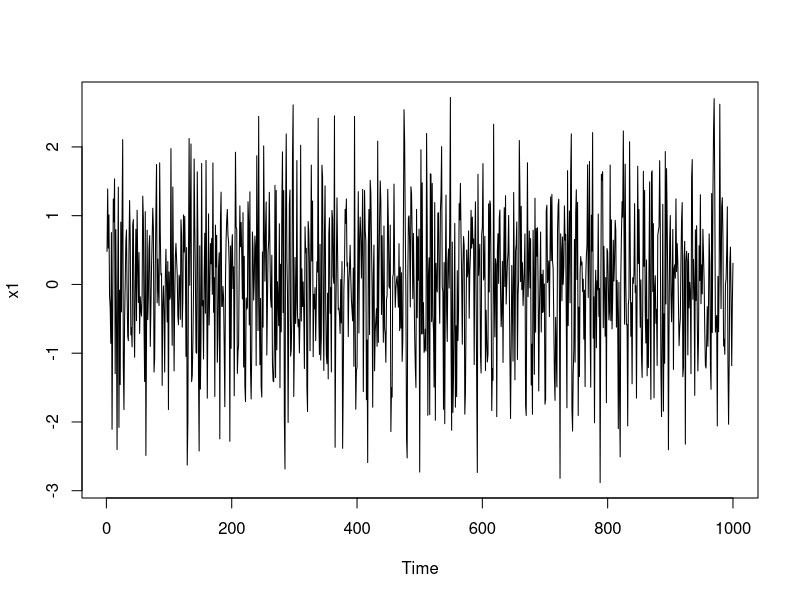
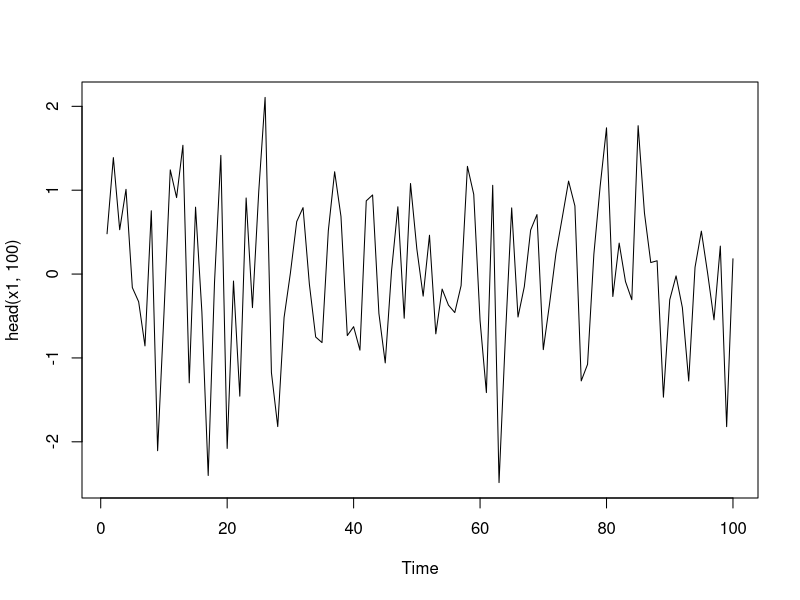
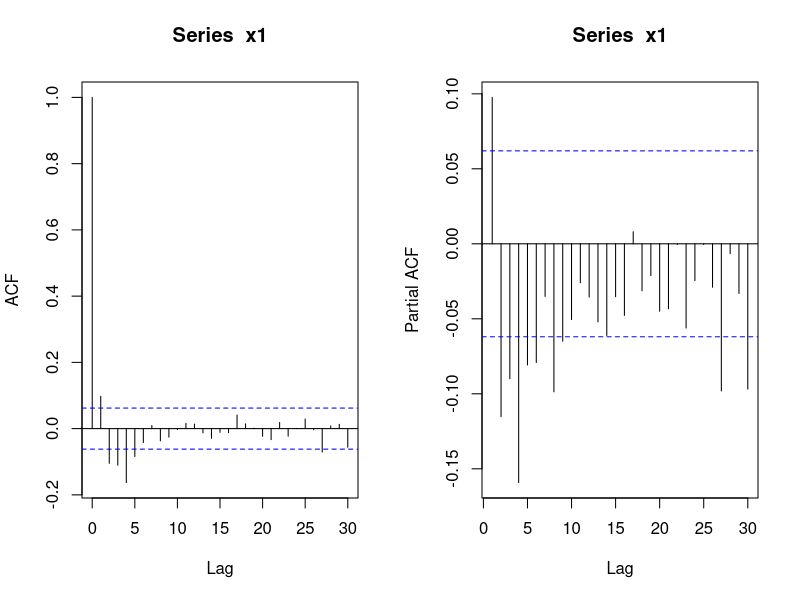
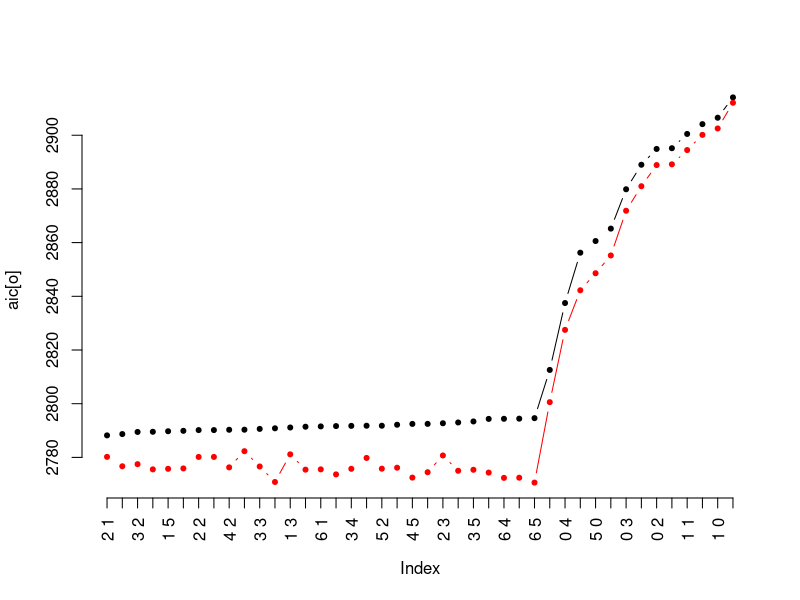
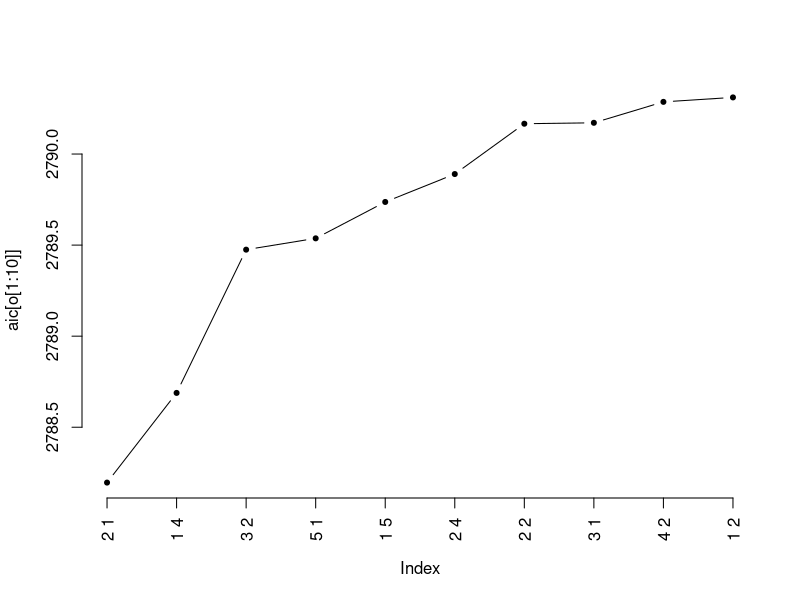
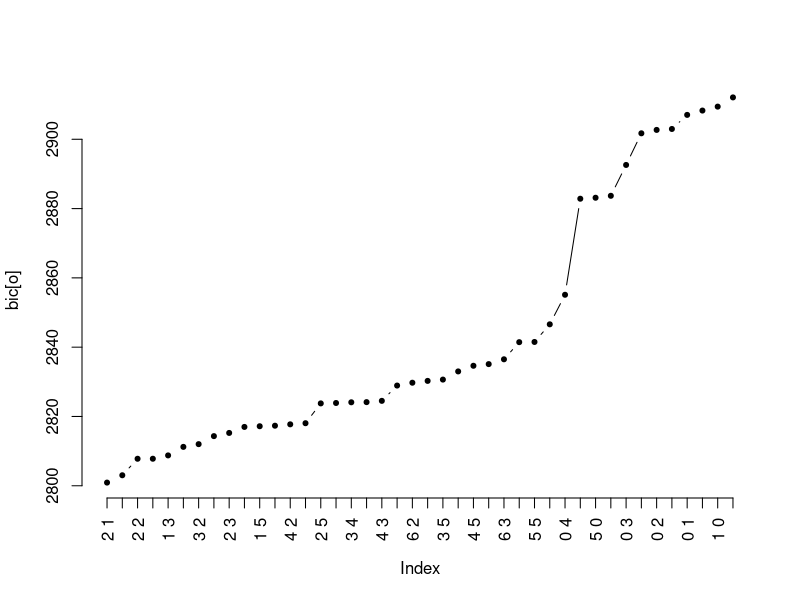
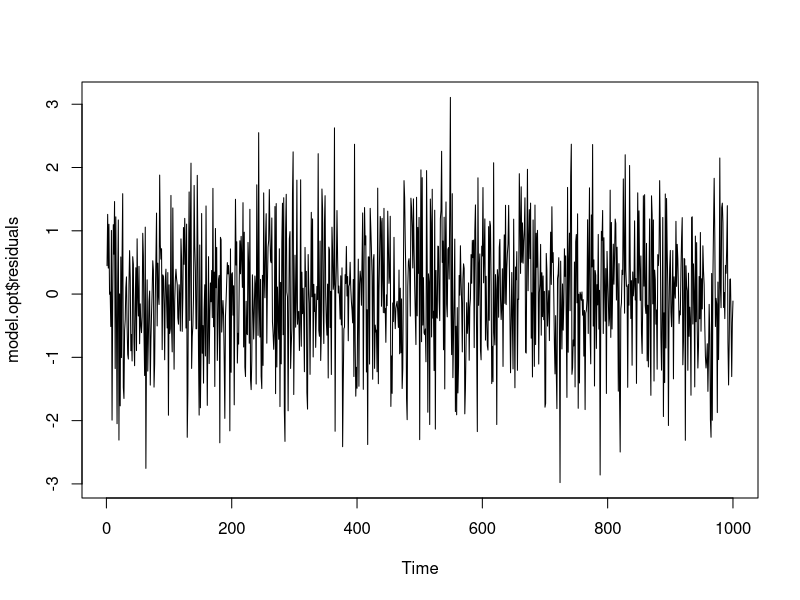
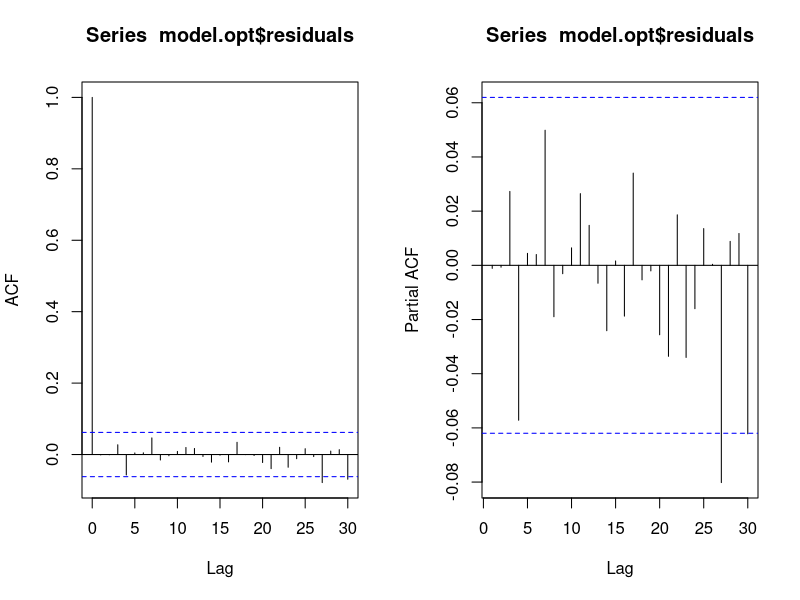

These figures' R source, in order: (Note: this script raises an error after producing the figures.)
rm(list=objects())

set.seed(110)
n = 1000
sigma = 1
eps = rnorm(n,0,sd=sigma)


ar = c(1,-1/4)
ma = c(-1)
x1 = arima.sim(n=n, list(ar=ar,ma=ma), innov=eps)

plot(x1)
plot(head(x1,100))

par(mfrow=c(1,2))
acf(x1)
pacf(x1)
par(mfrow=c(1,1))

qmax = 5 # ACF = 0 for h > 5
pmax = 6 # PACF


ordre = expand.grid(p=c(0:pmax), q=c(0:qmax)) # create all pairs of potentials p and q
ordre = cbind(ordre[,1], 0, ordre[,2]) # add the 0 order for differentiation in the middle

head(ordre)
dim(ordre)

?arima


model = apply(ordre, 1, arima, x=x1, method=c("ML"), SSinit=c("Rossignol2011"),
              optim.method="BFGS", include.mean=F) # 1 to specifiy that apply is by row

aic = sapply(model, function(x) {x$aic})
bic = sapply(model, function(x) {-2*x$loglik+log(x$nobs)*length(x$coef)})
like = sapply(model, function(x) {-2*x$loglik})

o = order(aic)
plot(aic[o], type='b', pch=20, axes=F, ylim=range(aic,like))
points(like[o], col='red', pch=20, type='b')
axis(1,c(1:length(aic)), paste(ordre[o,1], ordre[o,3]), las=2)
axis(2)
?axis

par(mfrow=c(1,1))
o = order(aic)
plot(aic[o[1:10]], type='b', pch=20, axes=F)
axis(1, c(1:10), paste(ordre[o[1:10],1], ordre[o[1:10],3]), las=2)
axis(2)


o = order(bic)
plot(bic[o], type='b', pch=20, axes=F)
axis(1, c(1:length(aic)), paste(ordre[o,1],ordre[o,3]), las=2)
axis(2)
ordre[o,]

## Chosen model by AIC
ordre.opt = ordre[which.min(aic),]
ordre.opt

## Chosen model by BIC
ordre.opt = ordre[which.min(bic),]
ordre.opt

model.opt = model[[which.min(bic)]]
#model.opt = arima(x=x1, order=ordre.opt, method=c("ML"),
#                 SSinit=c("Rossignol2011"),
#                 optim.method="BFGS", include.mean=F)

model.opt
names(model.opt)

## Associated parameters

model.opt$coef
model.opt$sigma2
model.opt$var.coef

## Coefficients diagnosis

## pvalue du test de student
pvalue = function(model)
{
  (1-pnorm( abs(model$coef) / sqrt(diag(model$var.coef))) )*2
}

pvalue(model.opt)

# Higher orders
model.opt_pm1 = arima(x=x1, order=ordre.opt+c(1,0,0), method=c("ML"),
                      SSinit=c("Rossignol2011"),
                      optim.method="BFGS", include.mean=F)
pvalue(model.opt_pm1)

model.opt_qm1 = arima(x=x1, order=ordre.opt+c(0,0,1), method=c("ML"),
                      SSinit=c("Rossignol2011"),
                      optim.method="BFGS", include.mean=F)
pvalue(model.opt_qm1)

# Lower orders
model.opt_pm1 = arima(x=x1, order=ordre.opt-c(1,0,0), method=c("ML"),
                      SSinit=c("Rossignol2011"),
                      optim.method="BFGS", include.mean=F)
pvalue(model.opt_pm1)

model.opt_qm1 = arima(x=x1, order=ordre.opt-c(0,0,1), method=c("ML"),
                      SSinit=c("Rossignol2011"),
                      optim.method="BFGS", include.mean=F)
pvalue(model.opt_qm1)

## Residuals analysis

plot(model.opt$residuals, type='l')

par(mfrow=c(1,2))
acf(model.opt$residuals)
pacf(model.opt$residuals)
par(mfrow=c(1,1))

qqnorm(model.opt$residuals)
qqline(model.opt$residuals, col = "steelblue", lwd = 2)

hist(model.opt$residuals, breaks=50, freq=F)
x = seq(min(model.opt$residuals),
        max(model.opt$residuals),
        length=50)
lines(x, dnorm(x,mean(model.opt$residuals),model.opt$sigma2), col='red')

## Box-Pierce test

pvalue_BP = function(model, K)
{
  rho = acf(model$residuals, lag.max=K, plot=F)$acf[-1] # we delete the first term, always = 1
  n = model$nobs
  pval = (1-pchisq(n*sum(rho^2), df=K-length(model$coef)))
  return(pval)
}

pvalue_BP(model.opt, K=10)
pvalue_BP(model.opt, K=20)
# We do not reject H0, with a threshold of 5%

# We can test ARMA(2,0) and ARMA(1,1)

pvalue_BP(model.opt_pm1, K=10)
# We reject the hypothesis of non-correlated residuals at order at most 10
pvalue_BP(model.opt_qm1, K=10) 
# We reject the hypothesis of non-correlated residuals at order at most 10

#### Forecasting

x1_train = x1[1:900]
x1_test = x1[-c(1:900)]

model.opt = arima(x=x1_train, order=ordre.opt, method=c("ML"),
                  SSinit=c("Rossignol2011"),
                  optim.method="BFGS", include.mean=F)

forecast = function(model, h)
{
  forecast = array(0, dim=100)
  for(i in c(900:999))
  {
    mod = arima(x=x1[1:(i-h)], order=ordre.opt, fixed=model$coef, include.mean=F)
    forecast[i-899] = tail(predict(mod,n.ahead=h)$pred, 1) # At each time step we predict the value h time later
  }
  return(forecast)
}

prev = forecast(model.opt, h=1)

par(mfrow=c(1,1))
plot(x1_test, type='l')
lines(prev, col='red')

prev = lapply(c(1:10), forecast, model=model.opt)

x1_test-prev

erreur = sapply(prev, function(x){mean((x-x1_test)^2)})
plot(erreur,type='b')
